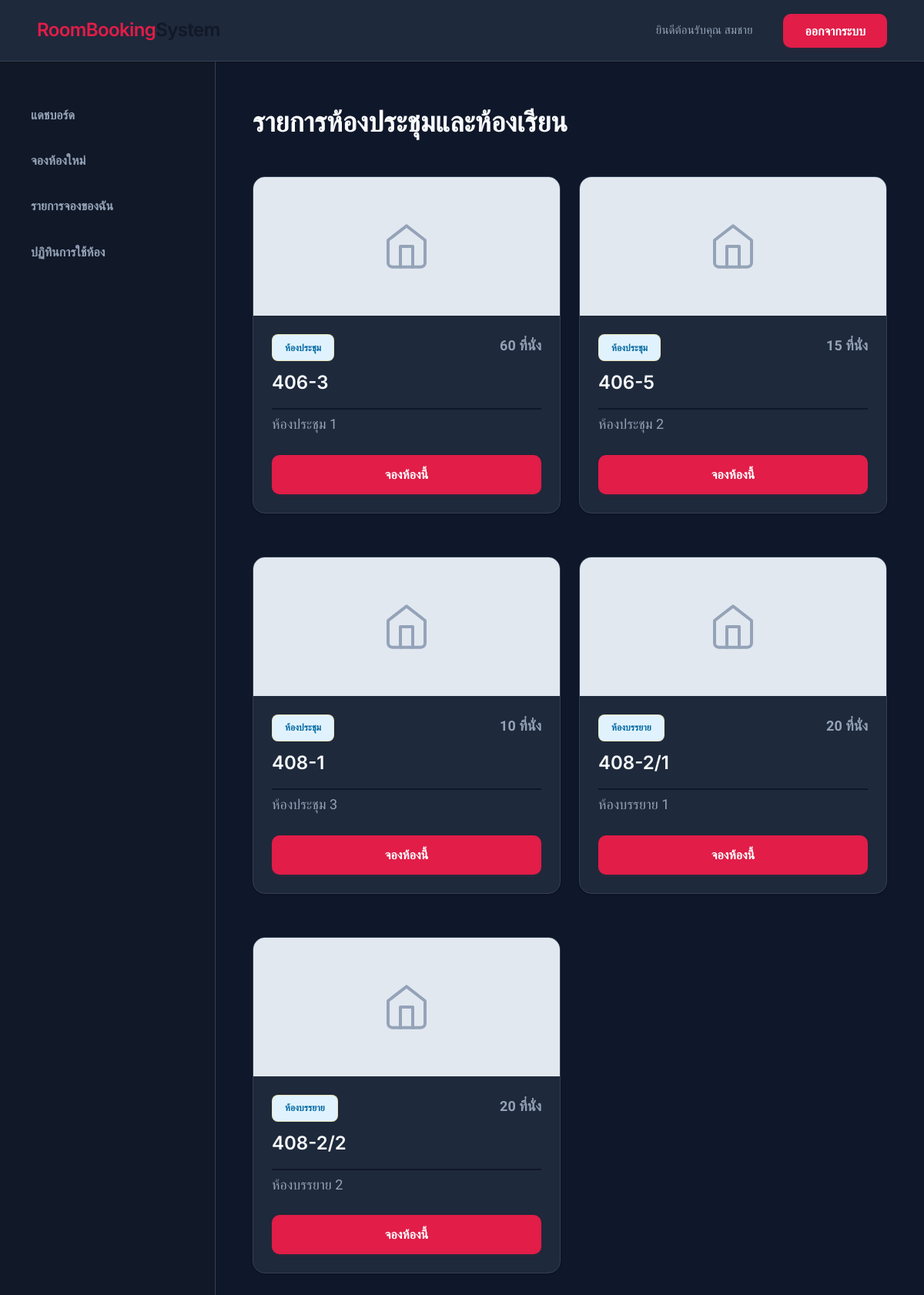
The app's page /rooms/ (signed in) with its own data.
### accounts/models.py (models this page shows, shortened)
class User(AbstractUser):
    ROLE_CHOICES = (
        ('LECTURER', 'อาจารย์'),
        ('ADMIN', 'เจ้าหน้าที่ (Admin)'),
    )
    role = models.CharField(
        max_length=10,
        choices=ROLE_CHOICES,
        default='LECTURER',
        verbose_name='สิทธิ์การใช้งาน'
    )
    phone = models.CharField(
        max_length=20,
        blank=True,
        null=True,
        verbose_name='เบอร์โทรศัพท์'
    )
    class Meta:
        verbose_name = 'ผู้ใช้งาน'
        verbose_name_plural = 'ผู้ใช้งาน'
    @property
    def is_admin(self):
        return self.role == 'ADMIN'

### rooms/models.py (models this page shows, shortened)
class Room(models.Model):
    ROOM_TYPES = (
        ('MEETING', 'ห้องประชุม'),
        ('LECTURE', 'ห้องบรรยาย'),
    )
    code = models.CharField(max_length=20, unique=True, verbose_name='รหัสห้อง')
    name = models.CharField(max_length=100, verbose_name='ชื่อห้อง')
    room_type = models.CharField(max_length=10, choices=ROOM_TYPES, verbose_name='ประเภท')
    capacity = models.IntegerField(verbose_name='จำนวนที่นั่ง')
    is_active = models.BooleanField(default=True, verbose_name='เปิดใช้งาน')
    image = models.ImageField(upload_to='rooms/', blank=True, null=True, verbose_name='รูปภาพห้อง')
    class Meta:
        verbose_name = 'ห้อง'
        verbose_name_plural = 'ห้อง'

### rooms/views.py (the view)
# urls.py: path('', views.room_list, name='room_list'),
def room_list(request):
    rooms = Room.objects.filter(is_active=True)
    return render(request, 'rooms/room_list.html', {'rooms': rooms})

### templates/rooms/room_list.html (shortened to what this page needs)
{% extends 'base.html' %}
{% block content %}
<div class="header-content" style="display: flex; justify-content: space-between; align-items: center; margin-bottom: 2rem;">
    <h1>รายการห้องประชุมและห้องเรียน</h1>
</div>
<div style="display: grid; grid-template-columns: repeat(auto-fill, minmax(320px, 1fr)); gap: 1.5rem;">
    {% for room in rooms %}
        <div class="card" style="padding: 0; overflow: hidden; display: flex; flex-direction: column;">
            <div style="height: 180px; background: #e2e8f0; display: flex; align-items: center; justify-content: center; overflow: hidden;">
                {% if room.image %}
                    <img src="{{ room.image.url }}" alt="{{ room.name }}" style="width: 100%; height: 100%; object-fit: cover;">
                {% else %}
                    <svg width="64" height="64" viewBox="0 0 24 24" fill="none" stroke="#94a3b8" stroke-width="1.5" stroke-linecap="round" stroke-linejoin="round">
                        <path d="M3 9l9-7 9 7v11a2 2 0 0 1-2 2H5a2 2 0 0 1-2-2z"></path>
                        <polyline points="9 22 9 12 15 12 15 22"></polyline>
                    </svg>
                {% endif %}
            </div>
            <div style="padding: 1.5rem; flex-grow: 1;">
                <div style="display: flex; justify-content: space-between; align-items: flex-start; margin-bottom: 0.5rem;">
                    <span class="badge badge-pending" style="background: #e0f2fe; color: #0369a1; font-size: 0.75rem;">
                        {{ room.get_room_type_display }}
                    </span>
                    <span style="font-weight: 600; color: var(--text-secondary);">{{ room.capacity }} ที่นั่ง</span>
                </div>
                <h3 style="margin-bottom: 0.25rem;">{{ room.code }}</h3>
                <p style="color: var(--text-secondary); margin-bottom: 1.5rem;">{{ room.name }}</p>
                <a href="/bookings/new/?room={{ room.id }}" class="btn btn-primary" style="width: 100%; justify-content: center;">
                    จองห้องนี้
                </a>
            </div>
        </div>
    {% empty %}
        <p>ไม่พบข้อมูลห้องในระบบ</p>
    {% endfor %}
</div>
{% endblock %}

### templates/base.html (shortened to what this page needs)
{% load static %}
<!DOCTYPE html>
<html lang="th">
<head>
    <link rel="stylesheet" href="{% static 'css/style.css' %}">
</head>
<body>
    <div class="dashboard-grid">
        <header>
            <div class="brand">
                <h2 style="color: var(--primary-color);">RoomBooking<span style="color: var(--accent-color);">System</span></h2>
            </div>
            <div class="user-info">
                {% if user.is_authenticated %}
                    <span>ยินดีต้อนรับคุณ {{ user.first_name|default:user.username }}</span>
                    <form action="{% url 'logout' %}" method="post" style="display: inline;">
                        <button type="submit" class="btn btn-primary" style="margin-left: 1rem; border: none; cursor: pointer;">ออกจากระบบ</button>
                    </form>
                {% else %}
                    <a href="{% url 'login' %}" class="btn btn-primary">เข้าสู่ระบบ</a>
                {% endif %}
            </div>
        </header>
        <aside class="sidebar">
            <nav>
                <a href="/" class="nav-link {% if request.path == '/' %}active{% endif %}">แดชบอร์ด</a>
                <a href="/bookings/new/" class="nav-link {% if '/bookings/new/' in request.path %}active{% endif %}">จองห้องใหม่</a>
                <a href="/bookings/my/" class="nav-link {% if '/bookings/my/' in request.path %}active{% endif %}">รายการจองของฉัน</a>
                <a href="/calendar/" class="nav-link {% if '/calendar/' in request.path %}active{% endif %}">ปฏิทินการใช้ห้อง</a>
            </nav>
        </aside>
        <main>
            {% block content %}
            {% endblock %}
        </main>
    </div>
</body>
</html>

### static/css/style.css (style rules this page uses)
:root { --primary-color: #e11d48; --secondary-color: #f6b500; --accent-color: #111827; --bg-color: #0f172a; --card-bg: #1e293b; --text-primary: #f8fafc; --text-secondary: #94a3b8; --border-color: #334155; --hover-bg: #2d3748; --success: #10b981; --pending: #f59e0b; --danger: #ef4444; --border-radius: 16px; --shadow-sm: 0 1px 2px 0 rgb(0 0 0 / 0.3); --shadow-md: 0 4px 6px -1px rgb(0 0 0 / 0.5), 0 2px 4px -2px rgb(0 0 0 / 0.5); --shadow-lg: 0 10px 15px -3px rgb(0 0 0 / 0.5); --transition: all 0.25s cubic-bezier(0.4, 0, 0.2, 1); }
* { margin: 0; padding: 0; box-sizing: border-box; }
body { background-color: var(--bg-color); color: var(--text-primary); line-height: 1.7; font-family: 'Sarabun', 'Inter', sans-serif; font-size: 18px; -webkit-font-smoothing: antialiased; }
h1, h2, h3, .nav-link, .btn { font-family: 'Inter', 'Kanit', sans-serif; font-weight: 600; }
.dashboard-grid { display: grid; grid-template-columns: 280px 1fr; grid-template-rows: 80px 1fr; grid-template-areas: "header header" "sidebar main"; height: 100vh; }
header { grid-area: header; background: var(--card-bg); display: flex; align-items: center; justify-content: space-between; padding: 0 3rem; box-shadow: 0 1px 2px 0 rgb(0 0 0 / 0.3); border-bottom: 1px solid var(--border-color); z-index: 50; }
.sidebar { grid-area: sidebar; background: var(--accent-color); color: white; padding: 2.5rem 1.25rem; overflow-y: auto; display: flex; flex-direction: column; gap: 1rem; border-right: 1px solid var(--border-color); }
main { grid-area: main; padding: 3rem; overflow-y: auto; background: var(--bg-color); }
.brand h2 { font-size: 1.5rem; letter-spacing: -0.025em; }
.user-info { display: flex; align-items: center; gap: 1.5rem; font-size: 0.95rem; color: var(--text-secondary); }
.nav-link { display: flex; align-items: center; padding: 1rem 1.25rem; color: #94a3b8; text-decoration: none; border-radius: 12px; font-size: 1rem; transition: var(--transition); }
.header-content h1 { font-size: 2.25rem; color: var(--text-primary); margin-bottom: 0.5rem; }
.card { background: var(--card-bg); border-radius: var(--border-radius); padding: 2.5rem; box-shadow: var(--shadow-sm); border: 1px solid var(--border-color); margin-bottom: 2rem; transition: var(--transition); }
.card h3 { font-size: 1.5rem; margin-bottom: 1.5rem; color: var(--text-primary); border-bottom: 2px solid var(--bg-color); padding-bottom: 0.75rem; }
.btn { padding: 0.75rem 1.75rem; border-radius: 10px; border: none; cursor: pointer; font-weight: 600; font-size: 1rem; transition: var(--transition); display: inline-flex; align-items: center; gap: 0.6rem; text-decoration: none; }
.btn-primary { background: var(--primary-color); color: white; box-shadow: 0 2px 4px rgba(225, 29, 72, 0.1); }
.badge { padding: 0.4rem 1rem; border-radius: 8px; font-size: 0.9rem; font-weight: 600; display: inline-block; }
.badge-pending { background: rgba(217, 119, 6, 0.15); color: #fbbf24; border: 1px solid rgba(251, 191, 36, 0.3); }

### records on screen
User: first_name "สมชาย"
Room: room_type "ห้องประชุม", capacity "60", code "406-3", name "ห้องประชุม 1", {{ room.id }} 1 (drawn)
Room: room_type "ห้องประชุม", capacity "15", code "406-5", name "ห้องประชุม 2"
Room: room_type "ห้องประชุม", capacity "10", code "408-1", name "ห้องประชุม 3"
Room: room_type "ห้องบรรยาย", capacity "20", code "408-2/1", name "ห้องบรรยาย 1"
Room: room_type "ห้องบรรยาย", capacity "20", code "408-2/2", name "ห้องบรรยาย 2"
